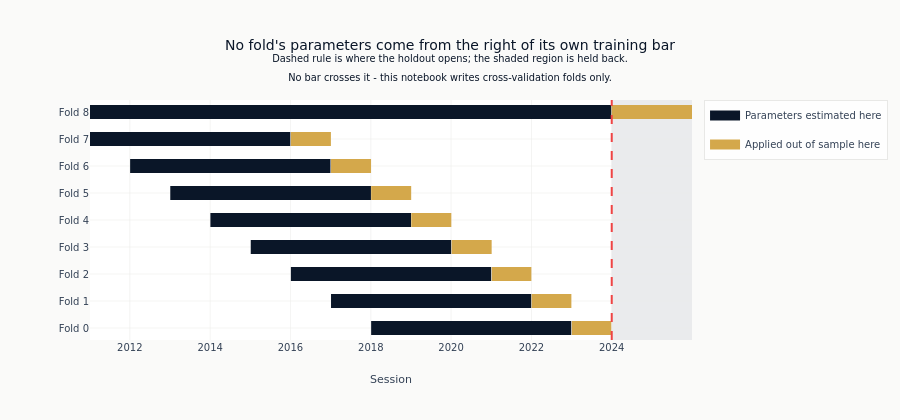

Source (notebook cell):
### Markdown cell above
The holdout is drawn on the same axis: shaded from the date it opens to the end of the
price file, with a rule at the boundary itself.

### Code cell
fig.add_vrect(
    x0=HOLDOUT_START.isoformat(),
    x1=max(all_dates).isoformat(),
    fillcolor=COLORS["neutral"],
    opacity=0.10,
    line_width=0,
    layer="below",
)
fig.add_vline(x=HOLDOUT_START.isoformat(), line_dash="dash", line_color=COLORS["negative"])
fig.update_layout(
    title=(
        "No fold's parameters come from the right of its own training bar"
        "<br><sup>Dashed rule is where the holdout opens; the shaded region is held back."
        "<br>No bar crosses it - this notebook writes cross-validation folds only.</sup>"
    ),
    xaxis_title="Session",
    yaxis_title="",
    height=420,
    margin={"l": 90},
)
show_plotly_with_alt(
    fig,
    "One horizontal bar per fold, split into the stretch each fold's models are "
    "estimated on and the later stretch they are applied to out of sample. The bars step "
    "up and to the right, fold zero covering the most recent window and the "
    "highest-numbered fold the oldest. A dashed vertical rule marks where the holdout "
    "opens, with the region beyond it shaded, and every bar ends to the left of it.",
)

### Figure 1 — Plotly figure (JSON) as saved in the notebook; plotly's stock layout.template omitted (floating-point values rounded to 4 significant figures)
{"data": [{"legendgroup": "Parameters estimated here", "line": {"color": "#0a1628", "width": 14}, "mode": "lines", "name": "Parameters estimated here", "showlegend": true, "type": "scatter", "x": ["2018-01-04", "2022-12-29"], "y": ["Fold 0", "Fold 0"]}, {"legendgroup": "Applied out of sample here", "line": {"color": "#D4A84B", "width": 14}, "mode": "lines", "name": "Applied out of sample here", "showlegend": true, "type": "scatter", "x": ["2023-01-03", "2023-12-28"], "y": ["Fold 0", "Fold 0"]}, {"legendgroup": "Parameters estimated here", "line": {"color": "#0a1628", "width": 14}, "mode": "lines", "name": "Parameters estimated here", "showlegend": false, "type": "scatter", "x": ["2017-01-04", "2021-12-30"], "y": ["Fold 1", "Fold 1"]}, {"legendgroup": "Applied out of sample here", "line": {"color": "#D4A84B", "width": 14}, "mode": "lines", "name": "Applied out of sample here", "showlegend": false, "type": "scatter", "x": ["2022-01-03", "2022-12-30"], "y": ["Fold 1", "Fold 1"]}, {"legendgroup": "Parameters estimated here", "line": {"color": "#0a1628", "width": 14}, "mode": "lines", "name": "Parameters estimated here", "showlegend": false, "type": "scatter", "x": ["2016-01-05", "2020-12-31"], "y": ["Fold 2", "Fold 2"]}, {"legendgroup": "Applied out of sample here", "line": {"color": "#D4A84B", "width": 14}, "mode": "lines", "name": "Applied out of sample here", "showlegend": false, "type": "scatter", "x": ["2021-01-05", "2021-12-31"], "y": ["Fold 2", "Fold 2"]}, {"legendgroup": "Parameters estimated here", "line": {"color": "#0a1628", "width": 14}, "mode": "lines", "name": "Parameters estimated here", "showlegend": false, "type": "scatter", "x": ["2015-01-05", "2020-01-02"], "y": ["Fold 3", "Fold 3"]}, {"legendgroup": "Applied out of sample here", "line": {"color": "#D4A84B", "width": 14}, "mode": "lines", "name": "Applied out of sample here", "showlegend": false, "type": "scatter", "x": ["2020-01-06", "2021-01-04"], "y": ["Fold 3", "Fold 3"]}, {"legendgroup": "Parameters estimated here", "line": {"color": "#0a1628", "width": 14}, "mode": "lines", "name": "Parameters estimated here", "showlegend": false, "type": "scatter", "x": ["2014-01-03", "2019-01-02"], "y": ["Fold 4", "Fold 4"]}, {"legendgroup": "Applied out of sample here", "line": {"color": "#D4A84B", "width": 14}, "mode": "lines", "name": "Applied out of sample here", "showlegend": false, "type": "scatter", "x": ["2019-01-04", "2020-01-03"], "y": ["Fold 4", "Fold 4"]}, {"legendgroup": "Parameters estimated here", "line": {"color": "#0a1628", "width": 14}, "mode": "lines", "name": "Parameters estimated here", "showlegend": false, "type": "scatter", "x": ["2013-01-03", "2018-01-02"], "y": ["Fold 5", "Fold 5"]}, {"legendgroup": "Applied out of sample here", "line": {"color": "#D4A84B", "width": 14}, "mode": "lines", "name": "Applied out of sample here", "showlegend": false, "type": "scatter", "x": ["2018-01-04", "2019-01-03"], "y": ["Fold 5", "Fold 5"]}, {"legendgroup": "Parameters estimated here", "line": {"color": "#0a1628", "width": 14}, "mode": "lines", "name": "Parameters estimated here", "showlegend": false, "type": "scatter", "x": ["2012-01-04", "2016-12-30"], "y": ["Fold 6", "Fold 6"]}, {"legendgroup": "Applied out of sample here", "line": {"color": "#D4A84B", "width": 14}, "mode": "lines", "name": "Applied out of sample here", "showlegend": false, "type": "scatter", "x": ["2017-01-04", "2018-01-03"], "y": ["Fold 6", "Fold 6"]}, {"legendgroup": "Parameters estimated here", "line": {"color": "#0a1628", "width": 14}, "mode": "lines", "name": "Parameters estimated here", "showlegend": false, "type": "scatter", "x": ["2011-01-04", "2015-12-31"], "y": ["Fold 7", "Fold 7"]}, {"legendgroup": "Applied out of sample here", "line": {"color": "#D4A84B", "width": 14}, "mode": "lines", "name": "Applied out of sample here", "showlegend": false, "type": "scatter", "x": ["2016-01-05", "2017-01-03"], "y": ["Fold 7", "Fold 7"]}, {"legendgroup": "Parameters estimated here", "line": {"color": "#0a1628", "width": 14}, "mode": "lines", "name": "Parameters estimated here", "showlegend": false, "type": "scatter", "x": ["2011-01-04", "2023-12-28"], "y": ["Fold 8", "Fold 8"]}, {"legendgroup": "Applied out of sample here", "line": {"color": "#D4A84B", "width": 14}, "mode": "lines", "name": "Applied out of sample here", "showlegend": false, "type": "scatter", "x": ["2024-01-01", "2025-12-31"], "y": ["Fold 8", "Fold 8"]}], "layout": {"height": 420, "margin": {"l": 90}, "shapes": [{"fillcolor": "#334155", "layer": "below", "line": {"width": 0}, "opacity": 0.1, "type": "rect", "x0": "2024-01-01", "x1": "2025-12-31", "xref": "x", "y0": 0, "y1": 1, "yref": "y domain"}, {"line": {"color": "#ef4444", "dash": "dash"}, "type": "line", "x0": "2024-01-01", "x1": "2024-01-01", "xref": "x", "y0": 0, "y1": 1, "yref": "y domain"}], "title": {"text": "No fold's parameters come from the right of its own training bar<br><sup>Dashed rule is where the holdout opens; the shaded region is held back.<br>No bar crosses it - this notebook writes cross-validation folds only.</sup>"}, "xaxis": {"title": {"text": "Session"}}, "yaxis": {"title": {"text": ""}}}}
